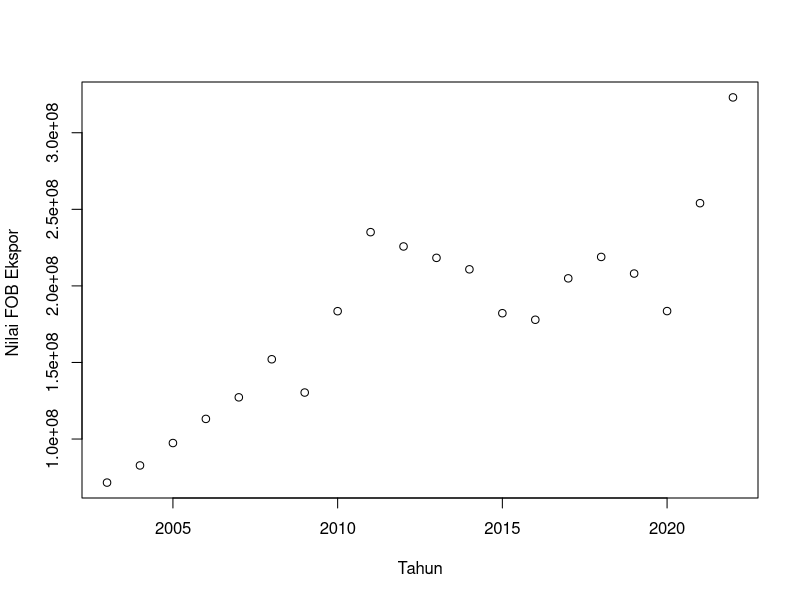
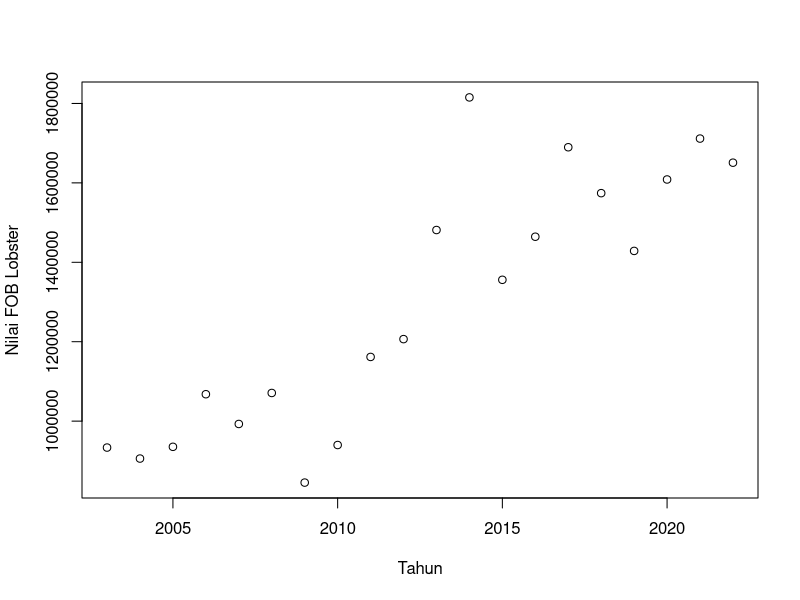
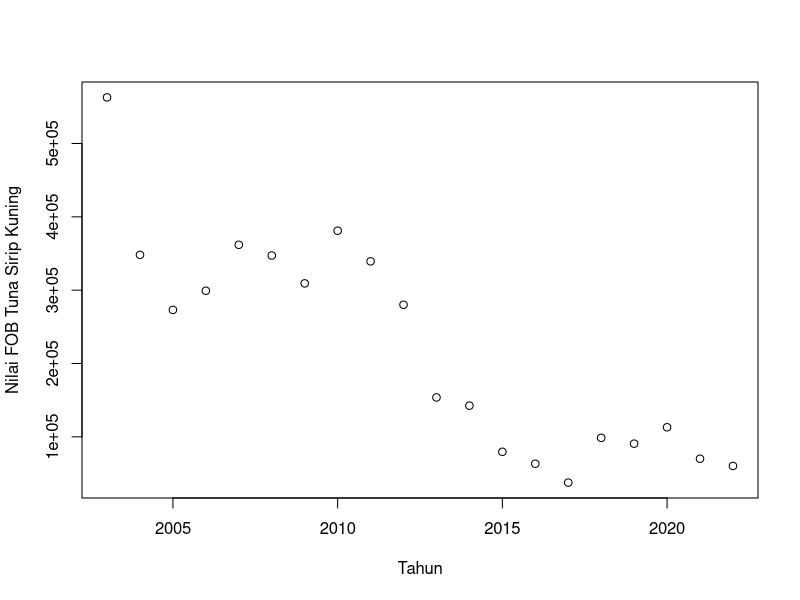
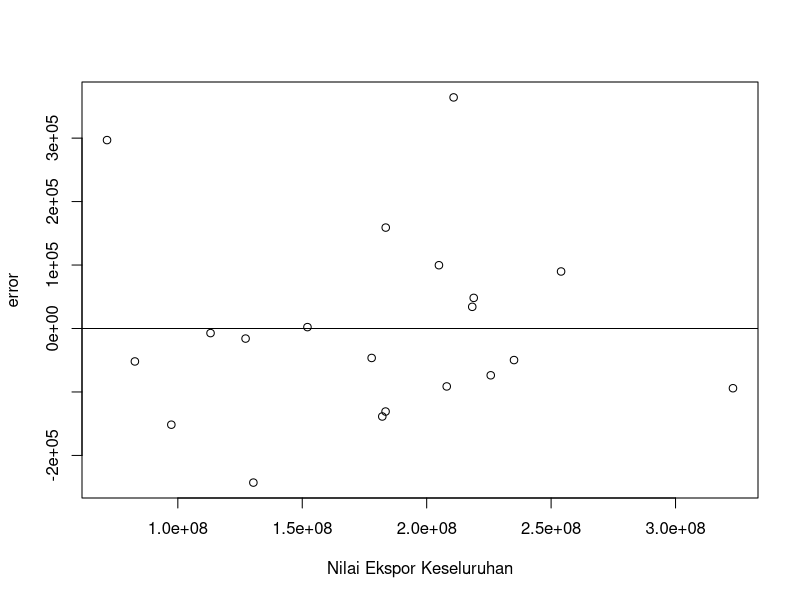
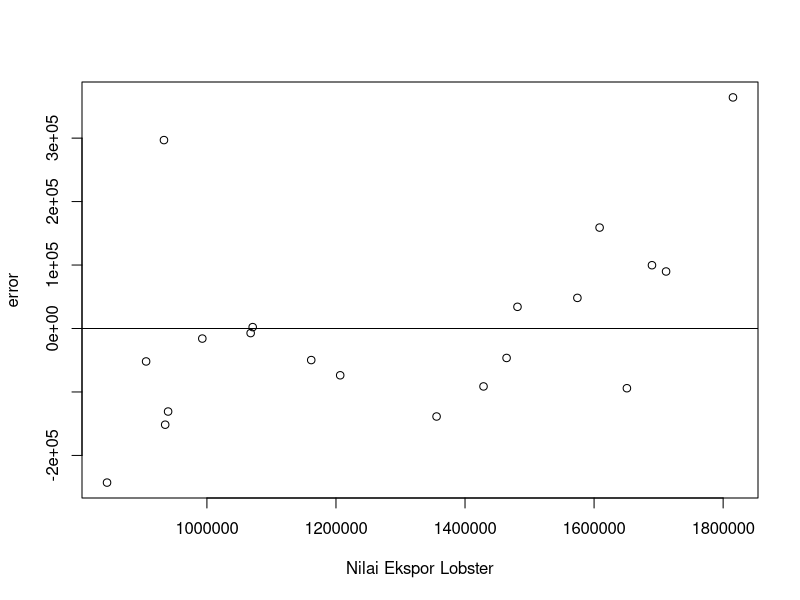
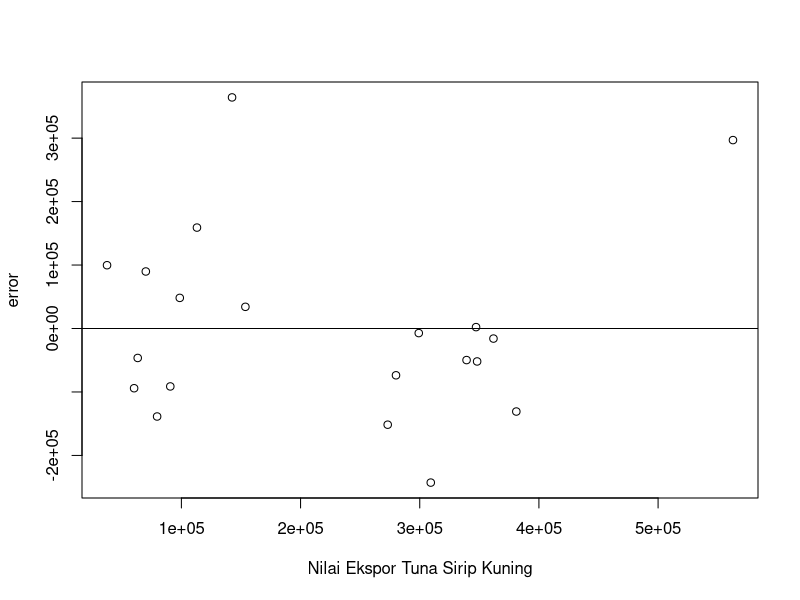

Generate these figures, in order, with R:
setwd("D:/METOPEL UAS/CELINE METOPEL")
library(readxl)
library(tidyverse)
library(kableExtra)
read_excel("lobster.xlsx")
dat <- read_excel("lobster.xlsx")
kbl(dat) %>%
  kable_styling(bootstrap_options = c("striped", "hover", "condensed", "responsive"))

# regresi
reg1<-lm(lobster~ekspor+siripk,data=dat)
summary(reg1)

# Plot 
plot(dat$tahun,dat$ekspor,xlab="Tahun",ylab="Nilai FOB Ekspor ")
plot(dat$tahun,dat$lobster,xlab="Tahun",ylab="Nilai FOB Lobster")
plot(dat$tahun,dat$siripk,xlab="Tahun",ylab="Nilai FOB Tuna Sirip Kuning")

# Plot Error

dat$m<-resid(reg1)
plot(dat$ekspor,dat$m,xlab="Nilai Ekspor Keseluruhan",ylab="error")
abline(h=0) # membuat garis horizontal di y=0

dat$m<-resid(reg1)
plot(dat$lobster,dat$m,xlab="Nilai Ekspor Lobster",ylab="error")
abline(h=0) # membuat garis horizontal di y=0

dat$m<-resid(reg1)
plot(dat$siripk,dat$m,xlab="Nilai Ekspor Tuna Sirip Kuning",ylab="error")
abline(h=0) # membuat garis horizontal di y=0
